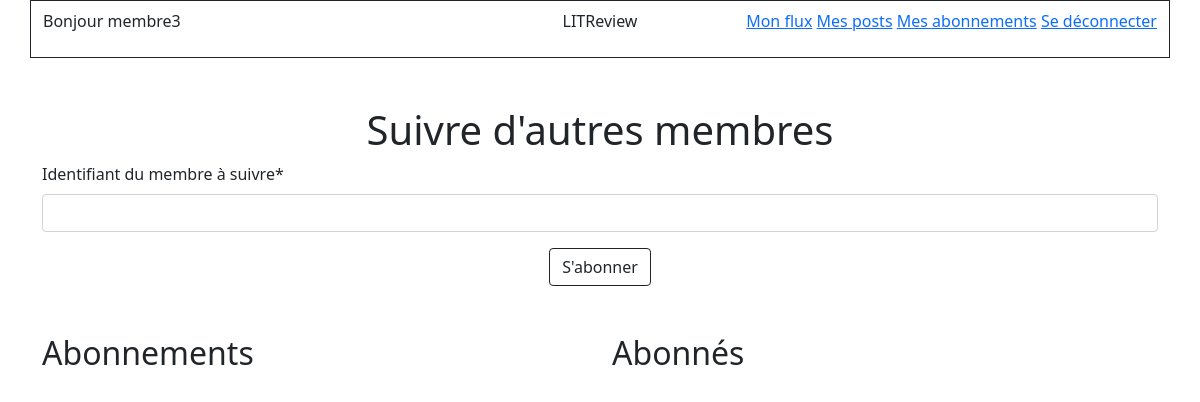
Page /follows/ (signed in) on the earlier database version.
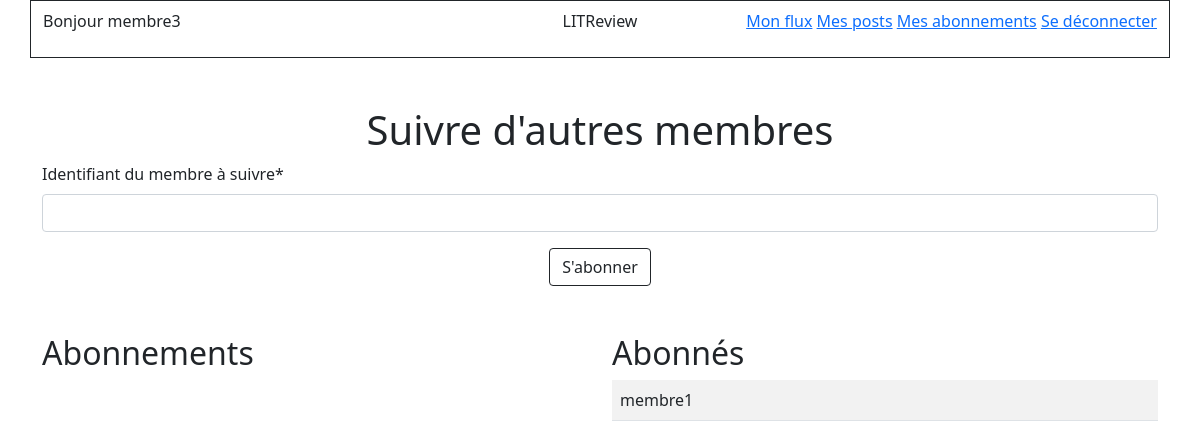
Same page on the later database version.
### authentication/models.py (models this page shows)
class User(AbstractUser):
    SUBSCRIBER = "Membre"
    followed_members = models.ManyToManyField(
        settings.AUTH_USER_MODEL,
        through="UserFollows",
        related_name="followed"
    )

class UserFollows(models.Model):
    user = models.ForeignKey(
        to=settings.AUTH_USER_MODEL,
        on_delete=models.CASCADE,
        related_name="following"
    )
    followed_user = models.ForeignKey(
        to=settings.AUTH_USER_MODEL,
        on_delete=models.CASCADE,
        related_name="following_by"
    )
    class Meta:
        unique_together = ["user", "followed_user"]

### authentication/views.py (the view, shortened to what this page needs)
# urls.py: path("follows/", views.follows, name="follows"),
@login_required
def follows(request):
    add_followed_form = forms.AddFollowedForm()
    followed = request.user.followed_members.all()
    followers = request.user.following_by.all().order_by('user')
    message = ""
    context = {
        "add_followed_form": add_followed_form,
        "followed": followed,
        "followers": followers,
        "message": message
    }
    return render(
        request,
        "authentication/follows.html",
        context=context
    )

### authentication/forms.py
class AddFollowedForm(forms.Form):
    add_followed = forms.BooleanField(widget=forms.HiddenInput, initial=True)
    followed_name = forms.CharField(
        max_length=150,
        label="Identifiant du membre à suivre",
    )

### authentication/templates/authentication/follows.html (shortened to what this page needs)
{% extends "base.html" %}
{% load crispy_forms_tags %}
{% block content %}
    <h1 class="text-center">Suivre d'autres membres</h1>
    <form method="post">
        {{ add_followed_form|crispy }}
        <div class="text-center">
            <button type="submit" class="btn btn-outline-dark">S'abonner</button>
        </div>
    </form>
    <div class="row">
        <div class="col-6">
            <h2 class="mt-5">Abonnements</h2>
        </div>
        <div class="col-6">
            <h2 class="mt-5">Abonnés</h2>
            <table class="table table-striped">
                {% for member in followers %}
                    <tr>
                        <td>{{ member.user }}</td>
                    </tr>
                {% endfor %}
            </table>
        </div>
    </div>
{% endblock content %}

### templates/base.html (shortened to what this page needs)
<!DOCTYPE html>
<html lang="en" xmlns="http://www.w3.org/1999/html">
<head>
    <link href="https://cdn.jsdelivr.net/npm/bootstrap@5.1.3/dist/css/bootstrap.min.css" rel="stylesheet">
</head>
<body>
    <header>
        <nav class="bg_light">
            <div class="container">
                <div class="row border border-dark py-2">
                    <div class="col-5">
                        {% if user.is_authenticated %}
                            <p>Bonjour {{ user.username }}</p>
                        {% endif %}
                    </div>
                    <div class="col-2 text-center">
                        <p>LITReview</p>
                    </div>
                    <div class="col-5 text-end">
                        {% if user.is_authenticated %}
                            <a href="{% url 'feed:my-flow' %}" class="link-primary">Mon flux</a>
                            <a href="{% url 'feed:my-posts' %}">Mes posts</a>
                            <a href="{% url 'authentication:follows' %}">Mes abonnements</a>
                            <a href="{% url 'authentication:logout' %}">Se déconnecter</a>
                        {% endif %}
                    </div>
                </div>
            </div>
        </nav>
    </header>
    <section class="container my-5">
    {% block content %}
    {% endblock content %}
    </section>
</body>
</html>

Differences in the rows shown:
added UserFollows: user "membre1"
